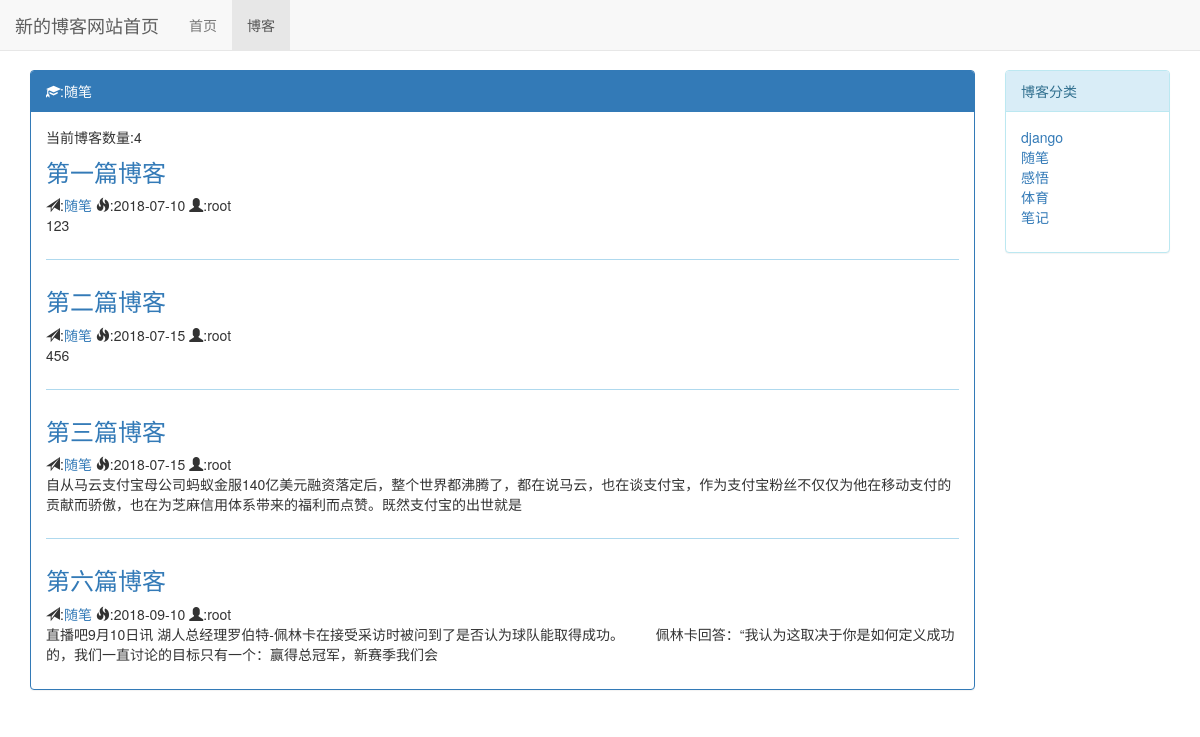
Page /blog/type/2 on the committed database.
### blog/models.py (models this page shows, shortened)
class BlogType(models.Model):
    type_name = models.CharField(max_length=15)
    def __str__(self):
        return self.type_name

class Blog(models.Model):
    title = models.CharField(max_length=50)
    blog_type = models.ForeignKey(BlogType,on_delete=models.DO_NOTHING)
    content = models.TextField()
    author = models.ForeignKey(User, on_delete=models.DO_NOTHING)
    create_time = models.DateTimeField(auto_now_add=True)
    last_updated_time = models.DateTimeField(auto_now=True)

### blog/views.py (the view)
# urls.py: path('type/<int:blog_type_pk>',views.blogs_with_type, name="blogs_with_type"),
def blogs_with_type(request,blog_type_pk):
    context = {}
    blog_type = get_object_or_404(BlogType,pk=blog_type_pk)
    context['blogs'] = Blog.objects.filter(blog_type=blog_type)
    context['blog_count'] = Blog.objects.filter(blog_type=blog_type).count()
    context['blog_type'] = blog_type
    context['blog_types'] = BlogType.objects.all()
    return  render_to_response('blogweb/blogs_with_type.html',context)

### blog/templates/blogweb/blogs_with_type.html (shortened to what this page needs)
{% extends 'blogweb/blog_list.html' %}
{% block blog_list_title %}<span class="glyphicon glyphicon-education" aria-hidden="true"></span>:{{ blog_type.type_name }}{% endblock %}

### blog/templates/blogweb/blog_list.html (shortened to what this page needs)
 {% extends 'base.html' %}
{% block nav_blog_active %}active{% endblock %}
{% load staticfiles %}
{% block header_extends %}<link rel="stylesheet" href="{% static 'blog/blog.css' %}">{% endblock %}
{% block content %}
    <div class="container">
        <div class="row">
            <div class="col-xs12 col-sm-8 col-md-9 col-lg-10">
                <div class="panel panel-default panel-primary">
                    <div class="panel-heading">{% block blog_list_title %}博客分类 当前博客数量:({{ blogs|length }}){% endblock %}</div>
                    <div class="panel-body">
                        <p>当前博客数量:{{ blog_count }}</p>
                        {% for blog in blogs %}
                            <div class="blog">
                                <h3><a href="{% url 'blog_detail' blog.pk %}">{{ blog.title }}</a></h3>
                                <p class="blog-info">
                                    <span class="glyphicon glyphicon-send" aria-hidden="true"></span>:<a href="{% url 'blogs_with_type' blog.blog_type.pk %}">{{ blog.blog_type }}</a>
                                    <span class="glyphicon glyphicon-fire" aria-hidden="true"></span>:{{ blog.create_time|date:"Y-m-d" }}
                                    <span class="glyphicon glyphicon-user" aria-hidden="true"></span>:{{ blog.author }}
                                </p>
                                <p>{{ blog.content | truncatechars:100 }}</p>
                            </div>
                        {% empty %}
                            <div class="blog">
                                <h3>---- 暂无博客 -----</h3>
                            </div>
                        {% endfor %}
                  </div>
                </div>
            </div>
            <div class="hidden-xs col-sm-4 col-md-3 col-lg-2">
                <div class="panel panel-default panel-info">
                    <div class="panel-heading">博客分类</div>
                    <div class="panel-body">
                        <ul class="blog-types">
                            {% for blog_type in blog_types %}
                              <li><a href="{% url 'blogs_with_type' blog_type.pk %}">{{ blog_type.type_name }}</a></li>
                            {% empty %}
                                <li>暂无分类</li>
                            {% endfor %}
                      </ul>
                  </div>
                </div>
            </div>
        </div>
    </div>
{% endblock %}

### static/base.css (style rules this page uses)
* { margin: 0; padding: 0; }
body { margin-top: 70px!important; }

### blog/static/blog/blog.css (style rules this page uses)
ul.blog-types { list-style-type: none; }
div.blog:not(:last-child) { margin-bottom: 2em; padding-bottom: 1em; border-bottom: 1px solid #afd9ee; }
div.blog h3 { margin-top: 0.5em; }
div.blog p.blog-info { margin-bottom: 0; }

### rows in the picture
BlogType: type_name "随笔"
Blog: title "第一篇博客", blog_type "随笔", create_time "2018-07-10", author "root", content "123"
Blog: title "第二篇博客", blog_type "随笔", create_time "2018-07-15", author "root", content "456"
Blog: title "第三篇博客", blog_type "随笔", create_time "2018-07-15", author "root", content "自从马云支付宝母公司蚂蚁金服140亿美元融资落定后，整个世界都沸腾了，都在说马云，也在谈支付宝，作为支付宝粉丝不仅仅为他在移动支付的贡献而骄傲，也在为芝麻信用体系带来的福利而点赞。既然支付宝的出世就是"
Blog: title "第六篇博客", blog_type "随笔", create_time "2018-09-10", author "root", content "直播吧9月10日讯 湖人总经理罗伯特-佩林卡在接受采访时被问到了是否认为球队能取得成功。 佩林卡回答：“我认为这取决于你是如何定义成功的，我们一直讨论的目标只有一个：赢得总冠军，新赛季我们会"
BlogType: type_name "django"
BlogType: type_name "感悟"
BlogType: type_name "体育"
BlogType: type_name "笔记"

### other values in the picture
{{ blog_count }} "4"
